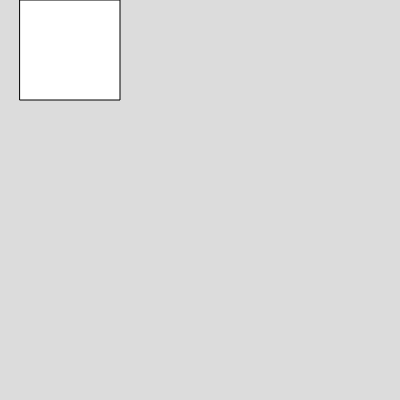
Frame 1 (no input)
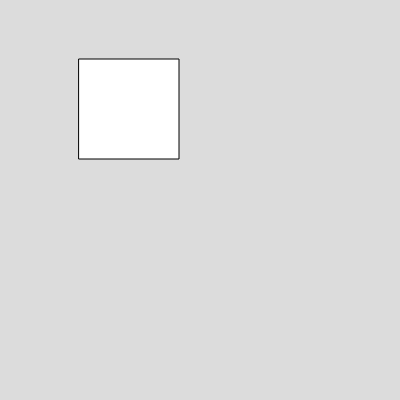
Frame 60 (no input)
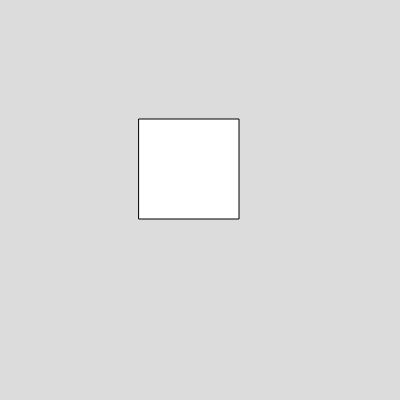
Frame 120 (the mouse pressed at the canvas centre since frame 60)

The p5.js sketch that drew these frames (run headless with seeded random() and noise() and a simulated clock; from frame 60 on, the mouse is pressed at the canvas centre):

// p5.js sketch
// ── sketch.js
var box;
function setup() 
{
  createCanvas(400, 400);
  box = new Box(20, 0, 100, 100, 1, 1 );
}

function draw() 
{
  background(220);
  box.show();
  box.move();
}


// ── Box.js
class Box
  {
    constructor(x, y, w, h, vx, vy)
    {
      this.x = x;
      this.y = y;
      this.w = w;
      this.h = h;
      this.vx = vx;
      this.vy = vy;
    }
    
    show()
    {
      rect(this.x,this.y,this.w,this.h)
    }
    
    move()
    {
      this.x = this.x + this.vx;
      this.y +=this.vy;
    }

  }

  
